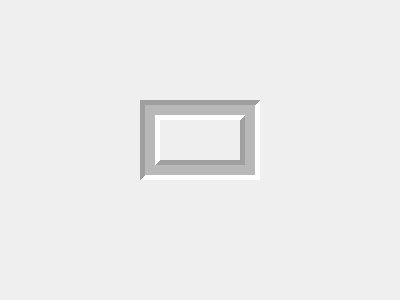
<?xml version="1.0" encoding="UTF-8"?>
<ui version="4.0">
 <class>myWitget</class>
 <widget class="QWidget" name="myWitget">
  <property name="geometry">
   <rect>
    <x>0</x>
    <y>0</y>
    <width>400</width>
    <height>300</height>
   </rect>
  </property>
  <property name="windowTitle">
   <string>myWitget</string>
  </property>
  <widget class="QFrame" name="frame">
   <property name="geometry">
    <rect>
     <x>140</x>
     <y>100</y>
     <width>120</width>
     <height>80</height>
    </rect>
   </property>
   <property name="frameShape">
    <enum>QFrame::Box</enum>
   </property>
   <property name="frameShadow">
    <enum>QFrame::Sunken</enum>
   </property>
   <property name="lineWidth">
    <number>5</number>
   </property>
   <property name="midLineWidth">
    <number>10</number>
   </property>
  </widget>
 </widget>
 <layoutdefault spacing="6" margin="11"/>
 <resources/>
 <connections/>
</ui>
